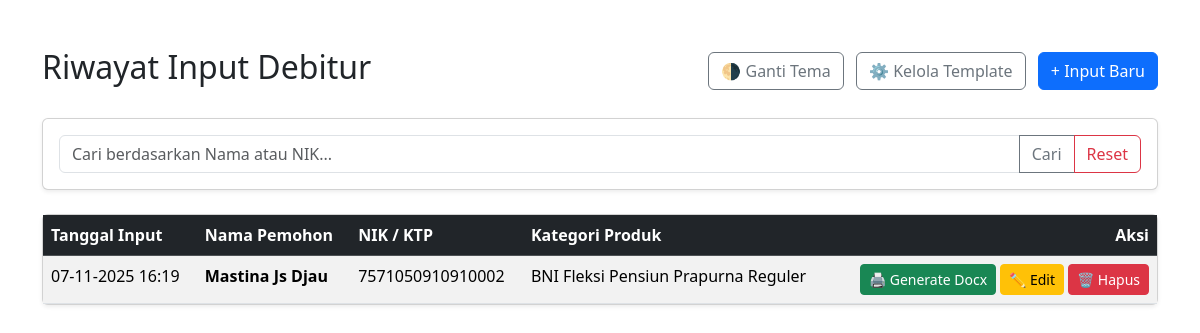
Page /riwayat on the earlier database version.
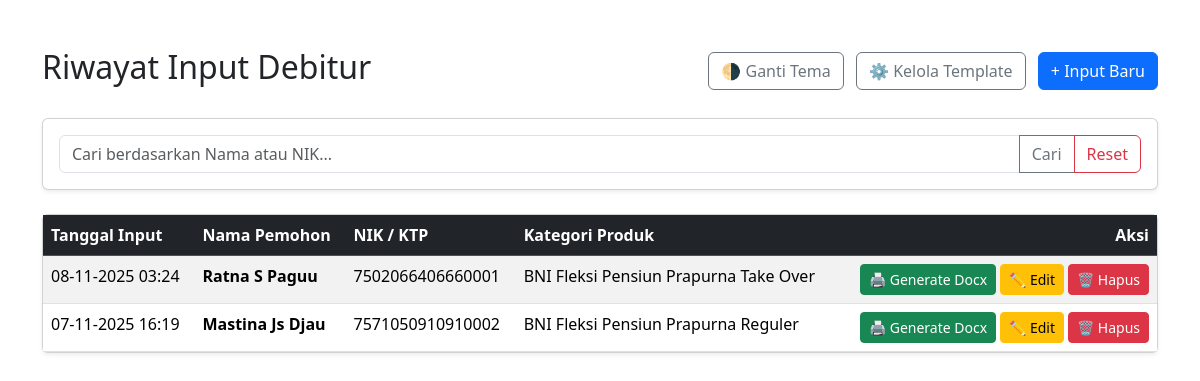
Same page on the later database version.
### app.py (models this page shows)
class Debitur(db.Model):
    id = db.Column(db.Integer, primary_key=True)
    nama_pemohon = db.Column(db.String(100), nullable=False)
    no_ktp = db.Column(db.String(20), nullable=False)
    tanggal_input = db.Column(db.DateTime, default=datetime.utcnow)
    data_lengkap = db.Column(db.Text, nullable=False)
    kategori = db.Column(db.String(50), nullable=False, default='prapurna_reguler')

### app.py (the view, shortened to what this page needs)
@app.route('/riwayat')
def riwayat():
    search_query = request.args.get('q', '')
    query = Debitur.query
    all_debitur = query.order_by(Debitur.tanggal_input.desc()).all()
    return render_template('riwayat.html',
                           debitur_list=all_debitur,
                           search_query=search_query,
                           categories=PRODUCT_CATEGORIES)

### templates/riwayat.html (shortened to what this page needs)
<!DOCTYPE html>
<html lang="id">
<head>
    <link href="https://cdn.jsdelivr.net/npm/bootstrap@5.3.3/dist/css/bootstrap.min.css" rel="stylesheet">
</head>
<body>
    <div class="container mt-5">
        <div class="d-flex justify-content-between align-items-center mb-4">
            <h2>Riwayat Input Debitur</h2>
            <div>
                <button type="button" class="btn btn-outline-secondary me-2" id="theme-toggler">🌗 Ganti Tema</button>
                <a href="{{ url_for('admin') }}" class="btn btn-outline-secondary me-2">⚙️ Kelola Template</a>
                <a href="{{ url_for('index') }}" class="btn btn-primary">+ Input Baru</a>
            </div>
        </div>
        <div class="card shadow-sm mb-4">
            <div class="card-body">
                <form method="GET" action="{{ url_for('riwayat') }}">
                    <div class="input-group">
                        <input type="text" class="form-control"
                               placeholder="Cari berdasarkan Nama atau NIK..."
                               name="q"
                               value="{{ search_query | default('', true) }}">
                        <button class="btn btn-outline-secondary" type="submit">Cari</button>
                        <a href="{{ url_for('riwayat') }}" class="btn btn-outline-danger">Reset</a>
                    </div>
                </form>
            </div>
        </div>
        <div class="card shadow-sm">
            <div class="card-body p-0">
                <table class="table table-striped table-hover mb-0">
                    <thead class="table-dark">
                        <tr>
                            <th>Tanggal Input</th>
                            <th>Nama Pemohon</th>
                            <th>NIK / KTP</th>
                            <th>Kategori Produk</th>
                            <th class="text-end">Aksi</th>
                        </tr>
                    </thead>
                    <tbody>
                        {% for debitur in debitur_list %}
                        <tr>
                            <td>{{ debitur.tanggal_input.strftime('%d-%m-%Y %H:%M') }}</td>
                            <td class="fw-bold">{{ debitur.nama_pemohon }}</td>
                            <td>{{ debitur.no_ktp }}</td>
                            <td>
                                {{ categories[debitur.kategori].nama | default(debitur.kategori, true) }}
                            </td>
                            <td class="text-end">
                                <a href="{{ url_for('generate_docx', id=debitur.id) }}" class="btn btn-success btn-sm">🖨️ Generate Docx</a>
                                <a href="{{ url_for('edit', id=debitur.id) }}" class="btn btn-warning btn-sm">✏️ Edit</a>
                                <a href="{{ url_for('hapus', id=debitur.id) }}" class="btn btn-danger btn-sm" onclick="return confirm('Yakin hapus data ini?')">🗑️ Hapus</a>
                            </td>
                        </tr>
                        {% endfor %}
                    </tbody>
                </table>
            </div>
        </div>
    </div>
</body>
</html>

Differences in the rows shown:
added Debitur: tanggal_input "08-11-2025 03:24", nama_pemohon "Ratna S Paguu", no_ktp "7502066406660001", kategori "BNI Fleksi Pensiun Prapurna Take Over"
